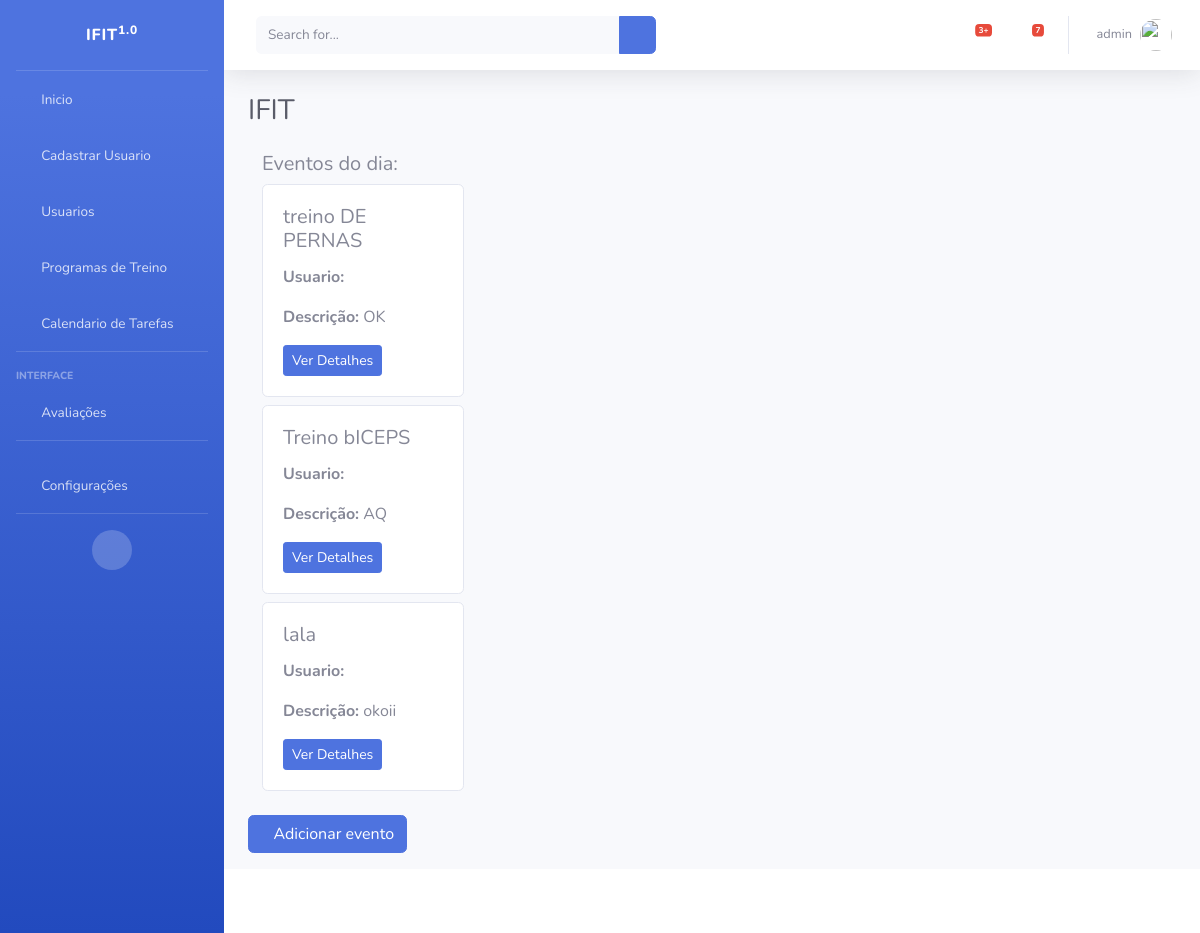
The app's page /Calendar/ (signed in) with its own data.
### tasks/models.py (models this page shows, shortened)
class Task(models.Model):
    id = models.BigAutoField(primary_key=True)
    title = models.CharField(max_length=255)
    description = models.TextField()
    start_date = models.DateField()
    end_date = models.DateField()
    total_subs = models.PositiveIntegerField(default=0)
    subs = models.PositiveIntegerField(default=0)
    start_time = models.TimeField()
    end_time = models.TimeField()
    usuario = models.ForeignKey(User, on_delete=models.CASCADE)
    programa_treino = models.ForeignKey(TrainingExercicio, on_delete=models.PROTECT)
    created_at = models.DateTimeField(auto_now_add=True)
    updated_at = models.DateTimeField(auto_now=True)

### tasks/views.py (the view)
# urls.py: path('Calendar/', CalendarView.as_view(), name='calendar'),
class CalendarView(TemplateView):
    template_name = 'tasks/calendar.html'
    def get_context_data(self, **kwargs):
        user_turma = getattr(self.request.user, 'turma', None)
        context = super().get_context_data(**kwargs)
        is_discente = self.request.user.groups.filter(name='Discente').exists() if self.request.user.is_authenticated else False
        is_docente = self.request.user.groups.filter(name='Docente').exists() if self.request.user.is_authenticated else False
        today = timezone.localdate()
        if not self.request.user.is_authenticated:
            events_today = Task.objects.filter(
                start_date__lte=today,
                end_date__gte=today
            )
        elif is_discente and user_turma:
            events_today = Task.objects.filter(
                turma=user_turma,
                start_date__lte=today,
                end_date__gte=today
            )
        elif is_docente:
            events_today = Task.objects.filter(
                usuario=self.request.user,
                start_date__lte=today,
                end_date__gte=today
            )
        else:
            events_today = Task.objects.filter(
                start_date__lte=today,
                end_date__gte=today
            )
        context['events_today'] = events_today
        context['programa_treino'] = TrainingExercicio.objects.all()
        return context

### tasks/templates/tasks/calendar.html (shortened to what this page needs)
{% extends 'paginas/index.html' %}
{% load static %}
{% block conteudo %}
<div class="container-fluid mt-4">
    <div class="row" id="calendar-container">
        <div class="col-md-3 mb-3" id="events-column">
            <h5>Eventos do dia:</h5>
            {% for event in events_today %}
                <div class="card mb-2">
                    <div class="card-body">
                        <h5 class="card-title">{{ event.title }}</h5>
                        <p class="card-text"><strong>Usuario:</strong> {{ event.user }}</p>
                        <p class="card-text"><strong>Descrição:</strong> {{ event.description }}</p>
                        <a href="/task/{{ event.id }}" class="btn btn-primary btn-sm">Ver Detalhes</a>
                    </div>
                </div>
            {% empty %}
                <p class="text-muted">Não há eventos para hoje.</p>
            {% endfor %}
        </div>
        <div class="col-md-9" id="calendar-column">
            <div id="calendar"></div>
        </div>
    </div>
</div>
<div class="row mb-3">
    <div class="col-12 col-sm-auto">
        <a id="add-link" href="{% url 'new-task' %}" class="btn btn-primary d-flex align-items-center">
            <i class="fas fa-plus me-2"></i> Adicionar evento
        </a>
    </div>
</div>
{% endblock %}

### paginas/templates/paginas/index.html (shortened to what this page needs)
{% load static %}
<!DOCTYPE html>
<html lang="pt-br">
<head>
    <link href={% static "fontawesome-free/css/all.min.css" %} rel="stylesheet" type="text/css">
    <link href={% static "css/sb-admin-2.min.css" %} rel="stylesheet" type="text/css">
    <link href={% static "css/sb-admin-2.min.css" %} rel="stylesheet">
</head>
<body id="page-top">
    <div id="wrapper">
        <ul class="navbar-nav bg-gradient-primary sidebar sidebar-dark accordion" id="accordionSidebar">
            <a class="sidebar-brand d-flex align-items-center justify-content-center" href="index.html">
                <div class="sidebar-brand-text mx-3">IFIT<sup>1.0</sup></div>
            </a>
            <hr class="sidebar-divider my-0">
            <li class="nav-item">
                    <a class="nav-link" href="{% url 'inicio' %}">
                        <i class="fas fa-fw fa-tachometer-alt"></i>
                        <span>Inicio</span>
                    </a>
            </li>
            <li class="nav-item">
                {% if user.is_staff %}
                    <a class="nav-link" href="{% url 'registrar' %}">
                        <i class="fas fa-fw fa-tachometer-alt"></i>
                        <span>Cadastrar Usuario</span>
                    </a>
                {% endif %}
            </li>
            <li class="nav-item">
                {% if user.is_staff %}
                    <a class="nav-link" href="{% url 'listar-usersauth' %}">
                        <i class="fas fa-fw fa-tachometer-alt"></i>
                        <span>Usuarios</span>
                    </a>
                {% endif %}
            </li>
            <li class="nav-item">
                <a class="nav-link" href="{% url 'listar-training-exercicios' %}">
                    <i class="fas fa-fw fa-tachometer-alt"></i>
                    <span>Programas de Treino</span></a>
            </li>
            <li class="nav-item">
                <a class="nav-link" href="{% url 'calendar' %}">
                    <i class="fas fa-fw fa-tachometer-alt"></i>
                    <span>Calendario de Tarefas</span></a>
            </li>
            <hr class="sidebar-divider">
            <div class="sidebar-heading">
                Interface
            </div>
            <li class="nav-item">
                <a class="nav-link collapsed" href="#" data-toggle="collapse" data-target="#collapseTwo"
                    aria-expanded="true" aria-controls="collapseTwo">
                    <i class="fas fa-fw fa-cog"></i>
                    <span>Avaliações</span>
                </a>
            </li>
            <hr class="sidebar-divider">
            <li class="nav-item">
                <a class="nav-link collapsed" href="#" data-toggle="collapse" data-target="#collapseUtilities"
                    aria-expanded="true" aria-controls="collapseUtilities">
                    <i class="fas fa-fw fa-wrench"></i>
                    <span>Configurações</span>
                </a>
            </li>
            <hr class="sidebar-divider d-none d-md-block">
            <div class="text-center d-none d-md-inline">
                <button class="rounded-circle border-0" id="sidebarToggle"></button>
            </div>
        </ul>
        <div id="content-wrapper" class="d-flex flex-column">
            <div id="content">
                <nav class="navbar navbar-expand navbar-light bg-white topbar mb-4 static-top shadow">
                    <form
                        class="d-none d-sm-inline-block form-inline mr-auto ml-md-3 my-2 my-md-0 mw-100 navbar-search">
                        <div class="input-group">
                            <input type="text" class="form-control bg-light border-0 small" placeholder="Search for..."
                                aria-label="Search" aria-describedby="basic-addon2">
                            <div class="input-group-append">
                                <button class="btn btn-primary" type="button">
                                    <i class="fas fa-search fa-sm"></i>
                                </button>
                            </div>
                        </div>
                    </form>
                    <ul class="navbar-nav ml-auto">
                        <li class="nav-item dropdown no-arrow mx-1">
                            <a class="nav-link dropdown-toggle" href="#" id="alertsDropdown" role="button"
                                data-toggle="dropdown" aria-haspopup="true" aria-expanded="false">
                                <i class="fas fa-bell fa-fw"></i>
                                <span class="badge badge-danger badge-counter">3+</span>
                            </a>
                        </li>
                        <li class="nav-item dropdown no-arrow mx-1">
                            <a class="nav-link dropdown-toggle" href="#" id="messagesDropdown" role="button"
                                data-toggle="dropdown" aria-haspopup="true" aria-expanded="false">
                                <i class="fas fa-envelope fa-fw"></i>
                                <span class="badge badge-danger badge-counter">7</span>
                            </a>
                        </li>
                        <li class="nav-item dropdown no-arrow">
                            {% if request.user.is_authenticated %}
                            <a class="nav-link dropdown-toggle" href="#" id="userDropdown" role="button"
                                data-toggle="dropdown" aria-haspopup="true" aria-expanded="false">
                                <span class="mr-2 d-none d-lg-inline text-gray-600 small">{{ request.user }}</span>
                                <img class="img-profile rounded-circle"
                                    src="img/undraw_profile.svg">
                            </a>
                            {% endif %}
                        </li>
                    </ul>
                </nav>
                <div class="container-fluid">
                    <h1 class="h3 mb-4 text-gray-800">IFIT</h1>
                    {% block conteudo %}{% endblock %}
                </div>
            </div>
            <footer class="sticky-footer bg-white">
            </footer>
        </div>
    </div>
</body>
</html>

### tasks/templates/tasks/calendar.html (style rules this page uses)
#calendar-container { display: flex; flex-wrap: wrap; justify-content: center; gap: 20px; }
#calendar { width: 100%; min-height: 400px; }
@media (min-width: 992px) { #calendar-container { flex-wrap: nowrap; } }
@media (min-width: 992px) { #events-column { max-width: 25%; } }
@media (min-width: 992px) { #calendar-column { max-width: 75%; } }

### records on screen
Task: title "treino DE PERNAS", description "OK"
Task: title "Treino bICEPS", description "AQ"
Task: title "lala", description "okoii"

### other values on screen
{{ request.user }} "admin"
